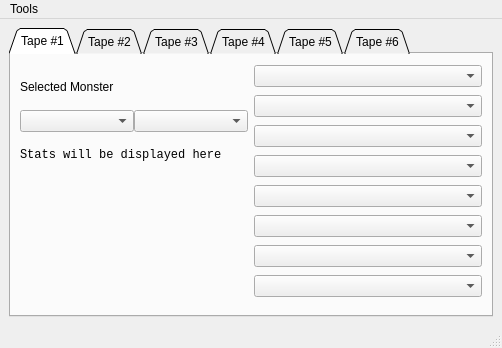
<?xml version="1.0" encoding="UTF-8"?>
<ui version="4.0">
 <class>StickerLoad</class>
 <widget class="QMainWindow" name="StickerLoad">
  <property name="geometry">
   <rect>
    <x>0</x>
    <y>0</y>
    <width>502</width>
    <height>348</height>
   </rect>
  </property>
  <property name="contextMenuPolicy">
   <enum>Qt::DefaultContextMenu</enum>
  </property>
  <property name="windowTitle">
   <string>Party Editor</string>
  </property>
  <property name="windowOpacity">
   <double>1.000000000000000</double>
  </property>
  <property name="tabShape">
   <enum>QTabWidget::Triangular</enum>
  </property>
  <property name="unifiedTitleAndToolBarOnMac">
   <bool>false</bool>
  </property>
  <widget class="QWidget" name="centralwidget">
   <layout class="QGridLayout" name="gridLayout">
    <item row="0" column="0">
     <widget class="QTabWidget" name="tabWidget">
      <property name="tabPosition">
       <enum>QTabWidget::North</enum>
      </property>
      <property name="tabShape">
       <enum>QTabWidget::Triangular</enum>
      </property>
      <property name="currentIndex">
       <number>0</number>
      </property>
      <property name="elideMode">
       <enum>Qt::ElideNone</enum>
      </property>
      <property name="usesScrollButtons">
       <bool>false</bool>
      </property>
      <widget class="QWidget" name="tape1">
       <attribute name="title">
        <string>Tape #1</string>
       </attribute>
       <layout class="QHBoxLayout" name="horizontalLayout">
        <item>
         <layout class="QHBoxLayout" name="MONSTER1">
          <item>
           <layout class="QVBoxLayout" name="MonsterInfo_1">
            <property name="spacing">
             <number>0</number>
            </property>
            <property name="sizeConstraint">
             <enum>QLayout::SetDefaultConstraint</enum>
            </property>
            <property name="bottomMargin">
             <number>128</number>
            </property>
            <item>
             <widget class="QLabel" name="ml_1">
              <property name="sizePolicy">
               <sizepolicy hsizetype="Preferred" vsizetype="Preferred">
                <horstretch>0</horstretch>
                <verstretch>0</verstretch>
               </sizepolicy>
              </property>
              <property name="text">
               <string>Selected Monster</string>
              </property>
             </widget>
            </item>
            <item>
             <layout class="QHBoxLayout" name="horizontalLayout_4">
              <item>
               <widget class="QComboBox" name="mcb_1">
                <property name="sizePolicy">
                 <sizepolicy hsizetype="Preferred" vsizetype="Fixed">
                  <horstretch>0</horstretch>
                  <verstretch>0</verstretch>
                 </sizepolicy>
                </property>
               </widget>
              </item>
              <item>
               <widget class="QComboBox" name="mct_1">
                <property name="currentIndex">
                 <number>-1</number>
                </property>
                <item>
                 <property name="text">
                  <string>Beast</string>
                 </property>
                </item>
                <item>
                 <property name="text">
                  <string>Air</string>
                 </property>
                </item>
                <item>
                 <property name="text">
                  <string>Astral</string>
                 </property>
                </item>
                <item>
                 <property name="text">
                  <string>Earth</string>
                 </property>
                </item>
                <item>
                 <property name="text">
                  <string>Fire</string>
                 </property>
                </item>
                <item>
                 <property name="text">
                  <string>Ice</string>
                 </property>
                </item>
                <item>
                 <property name="text">
                  <string>Lightning</string>
                 </property>
                </item>
                <item>
                 <property name="text">
                  <string>Metal</string>
                 </property>
                </item>
                <item>
                 <property name="text">
                  <string>Plant</string>
                 </property>
                </item>
                <item>
                 <property name="text">
                  <string>Plastic</string>
                 </property>
                </item>
                <item>
                 <property name="text">
                  <string>Poison</string>
                 </property>
                </item>
                <item>
                 <property name="text">
                  <string>Water</string>
                 </property>
                </item>
                <item>
                 <property name="text">
                  <string>Glass</string>
                 </property>
                </item>
                <item>
                 <property name="text">
                  <string>Glitter</string>
                 </property>
                </item>
               </widget>
              </item>
             </layout>
            </item>
            <item>
             <widget class="QLabel" name="m_info_1">
              <property name="font">
               <font>
                <family>Consolas</family>
               </font>
              </property>
              <property name="text">
               <string>Stats will be displayed here</string>
              </property>
             </widget>
            </item>
           </layout>
          </item>
          <item>
           <layout class="QVBoxLayout" name="MonsterStickers_1">
            <item>
             <widget class="QComboBox" name="c1_m_1"/>
            </item>
            <item>
             <widget class="QComboBox" name="c2_m_1"/>
            </item>
            <item>
             <widget class="QComboBox" name="c3_m_1"/>
            </item>
            <item>
             <widget class="QComboBox" name="c4_m_1"/>
            </item>
            <item>
             <widget class="QComboBox" name="c5_m_1"/>
            </item>
            <item>
             <widget class="QComboBox" name="c6_m_1"/>
            </item>
            <item>
             <widget class="QComboBox" name="c7_m_1"/>
            </item>
            <item>
             <widget class="QComboBox" name="c8_m_1"/>
            </item>
           </layout>
          </item>
         </layout>
        </item>
       </layout>
      </widget>
      <widget class="QWidget" name="tape2">
       <attribute name="title">
        <string>Tape #2</string>
       </attribute>
       <layout class="QHBoxLayout" name="horizontalLayout_2">
        <item>
         <layout class="QHBoxLayout" name="MONSTER2">
          <item>
           <layout class="QVBoxLayout" name="MonsterInfo_2">
            <property name="spacing">
             <number>0</number>
            </property>
            <property name="bottomMargin">
             <number>128</number>
            </property>
            <item>
             <widget class="QLabel" name="ml_2">
              <property name="text">
               <string>Selected Monster</string>
              </property>
             </widget>
            </item>
            <item>
             <layout class="QHBoxLayout" name="horizontalLayout_5">
              <item>
               <widget class="QComboBox" name="mcb_2"/>
              </item>
              <item>
               <widget class="QComboBox" name="mct_2">
                <property name="currentIndex">
                 <number>-1</number>
                </property>
                <item>
                 <property name="text">
                  <string>Beast</string>
                 </property>
                </item>
                <item>
                 <property name="text">
                  <string>Air</string>
                 </property>
                </item>
                <item>
                 <property name="text">
                  <string>Astral</string>
                 </property>
                </item>
                <item>
                 <property name="text">
                  <string>Earth</string>
                 </property>
                </item>
                <item>
                 <property name="text">
                  <string>Fire</string>
                 </property>
                </item>
                <item>
                 <property name="text">
                  <string>Ice</string>
                 </property>
                </item>
                <item>
                 <property name="text">
                  <string>Lightning</string>
                 </property>
                </item>
                <item>
                 <property name="text">
                  <string>Metal</string>
                 </property>
                </item>
                <item>
                 <property name="text">
                  <string>Plant</string>
                 </property>
                </item>
                <item>
                 <property name="text">
                  <string>Plastic</string>
                 </property>
                </item>
                <item>
                 <property name="text">
                  <string>Poison</string>
                 </property>
                </item>
                <item>
                 <property name="text">
                  <string>Water</string>
                 </property>
                </item>
                <item>
                 <property name="text">
                  <string>Glass</string>
                 </property>
                </item>
                <item>
                 <property name="text">
                  <string>Glitter</string>
                 </property>
                </item>
               </widget>
              </item>
             </layout>
            </item>
            <item>
             <widget class="QLabel" name="m_info_2">
              <property name="font">
               <font>
                <family>Consolas</family>
               </font>
              </property>
              <property name="text">
               <string>Stats will be displayed here</string>
              </property>
             </widget>
            </item>
           </layout>
          </item>
          <item>
           <layout class="QVBoxLayout" name="MonsterStickers_2">
            <item>
             <widget class="QComboBox" name="c1_m_2"/>
            </item>
            <item>
             <widget class="QComboBox" name="c2_m_2"/>
            </item>
            <item>
             <widget class="QComboBox" name="c3_m_2"/>
            </item>
            <item>
             <widget class="QComboBox" name="c4_m_2"/>
            </item>
            <item>
             <widget class="QComboBox" name="c5_m_2"/>
            </item>
            <item>
             <widget class="QComboBox" name="c6_m_2"/>
            </item>
            <item>
             <widget class="QComboBox" name="c7_m_2"/>
            </item>
            <item>
             <widget class="QComboBox" name="c8_m_2"/>
            </item>
           </layout>
          </item>
         </layout>
        </item>
       </layout>
      </widget>
      <widget class="QWidget" name="tape3">
       <attribute name="title">
        <string>Tape #3</string>
       </attribute>
       <layout class="QHBoxLayout" name="horizontalLayout_3">
        <item>
         <layout class="QHBoxLayout" name="MONSTER3">
          <item>
           <layout class="QVBoxLayout" name="MonsterInfo_3">
            <property name="spacing">
             <number>0</number>
            </property>
            <property name="bottomMargin">
             <number>128</number>
            </property>
            <item>
             <widget class="QLabel" name="ml_3">
              <property name="text">
               <string>Selected Monster</string>
              </property>
             </widget>
            </item>
            <item>
             <layout class="QHBoxLayout" name="horizontalLayout_9">
              <item>
               <widget class="QComboBox" name="mcb_3"/>
              </item>
              <item>
               <widget class="QComboBox" name="mct_3">
                <property name="currentIndex">
                 <number>-1</number>
                </property>
                <item>
                 <property name="text">
                  <string>Beast</string>
                 </property>
                </item>
                <item>
                 <property name="text">
                  <string>Air</string>
                 </property>
                </item>
                <item>
                 <property name="text">
                  <string>Astral</string>
                 </property>
                </item>
                <item>
                 <property name="text">
                  <string>Earth</string>
                 </property>
                </item>
                <item>
                 <property name="text">
                  <string>Fire</string>
                 </property>
                </item>
                <item>
                 <property name="text">
                  <string>Ice</string>
                 </property>
                </item>
                <item>
                 <property name="text">
                  <string>Lightning</string>
                 </property>
                </item>
                <item>
                 <property name="text">
                  <string>Metal</string>
                 </property>
                </item>
                <item>
                 <property name="text">
                  <string>Plant</string>
                 </property>
                </item>
                <item>
                 <property name="text">
                  <string>Plastic</string>
                 </property>
                </item>
                <item>
                 <property name="text">
                  <string>Poison</string>
                 </property>
                </item>
                <item>
                 <property name="text">
                  <string>Water</string>
                 </property>
                </item>
                <item>
                 <property name="text">
                  <string>Glass</string>
                 </property>
                </item>
                <item>
                 <property name="text">
                  <string>Glitter</string>
                 </property>
                </item>
               </widget>
              </item>
             </layout>
            </item>
            <item>
             <widget class="QLabel" name="m_info_3">
              <property name="font">
               <font>
                <family>Consolas</family>
               </font>
              </property>
              <property name="text">
               <string>Stats will be displayed here</string>
              </property>
             </widget>
            </item>
           </layout>
          </item>
          <item>
           <layout class="QVBoxLayout" name="MonsterStickers_3">
            <item>
             <widget class="QComboBox" name="c1_m_3"/>
            </item>
            <item>
             <widget class="QComboBox" name="c2_m_3"/>
            </item>
            <item>
             <widget class="QComboBox" name="c3_m_3"/>
            </item>
            <item>
             <widget class="QComboBox" name="c4_m_3"/>
            </item>
            <item>
             <widget class="QComboBox" name="c5_m_3"/>
            </item>
            <item>
             <widget class="QComboBox" name="c6_m_3"/>
            </item>
            <item>
             <widget class="QComboBox" name="c7_m_3"/>
            </item>
            <item>
             <widget class="QComboBox" name="c8_m_3"/>
            </item>
           </layout>
          </item>
         </layout>
        </item>
       </layout>
      </widget>
      <widget class="QWidget" name="tape4">
       <attribute name="title">
        <string>Tape #4</string>
       </attribute>
       <layout class="QHBoxLayout" name="horizontalLayout_6">
        <item>
         <layout class="QHBoxLayout" name="MONSTER4">
          <item>
           <layout class="QVBoxLayout" name="MonsterInfo_4">
            <property name="spacing">
             <number>0</number>
            </property>
            <property name="bottomMargin">
             <number>128</number>
            </property>
            <item>
             <widget class="QLabel" name="ml_4">
              <property name="text">
               <string>Selected Monster</string>
              </property>
             </widget>
            </item>
            <item>
             <layout class="QHBoxLayout" name="horizontalLayout_10">
              <item>
               <widget class="QComboBox" name="mcb_4"/>
              </item>
              <item>
               <widget class="QComboBox" name="mct_4">
                <property name="currentIndex">
                 <number>-1</number>
                </property>
                <item>
                 <property name="text">
                  <string>Beast</string>
                 </property>
                </item>
                <item>
                 <property name="text">
                  <string>Air</string>
                 </property>
                </item>
                <item>
                 <property name="text">
                  <string>Astral</string>
                 </property>
                </item>
                <item>
                 <property name="text">
                  <string>Earth</string>
                 </property>
                </item>
                <item>
                 <property name="text">
                  <string>Fire</string>
                 </property>
                </item>
                <item>
                 <property name="text">
                  <string>Ice</string>
                 </property>
                </item>
                <item>
                 <property name="text">
                  <string>Lightning</string>
                 </property>
                </item>
                <item>
                 <property name="text">
                  <string>Metal</string>
                 </property>
                </item>
                <item>
                 <property name="text">
                  <string>Plant</string>
                 </property>
                </item>
                <item>
                 <property name="text">
                  <string>Plastic</string>
                 </property>
                </item>
                <item>
                 <property name="text">
                  <string>Poison</string>
                 </property>
                </item>
                <item>
                 <property name="text">
                  <string>Water</string>
                 </property>
                </item>
                <item>
                 <property name="text">
                  <string>Glass</string>
                 </property>
                </item>
                <item>
                 <property name="text">
                  <string>Glitter</string>
                 </property>
                </item>
               </widget>
              </item>
             </layout>
            </item>
            <item>
             <widget class="QLabel" name="m_info_4">
              <property name="font">
               <font>
                <family>Consolas</family>
               </font>
              </property>
              <property name="text">
               <string>Stats will be displayed here</string>
              </property>
             </widget>
            </item>
           </layout>
          </item>
          <item>
           <layout class="QVBoxLayout" name="MonsterStickers_4">
            <item>
             <widget class="QComboBox" name="c1_m_4"/>
            </item>
            <item>
             <widget class="QComboBox" name="c2_m_4"/>
            </item>
            <item>
             <widget class="QComboBox" name="c3_m_4"/>
            </item>
            <item>
             <widget class="QComboBox" name="c4_m_4"/>
            </item>
            <item>
             <widget class="QComboBox" name="c5_m_4"/>
            </item>
            <item>
             <widget class="QComboBox" name="c6_m_4"/>
            </item>
            <item>
             <widget class="QComboBox" name="c7_m_4"/>
            </item>
            <item>
             <widget class="QComboBox" name="c8_m_4"/>
            </item>
           </layout>
          </item>
         </layout>
        </item>
       </layout>
      </widget>
      <widget class="QWidget" name="tape5">
       <attribute name="title">
        <string>Tape #5</string>
       </attribute>
       <layout class="QHBoxLayout" name="horizontalLayout_7">
        <item>
         <layout class="QHBoxLayout" name="MONSTER5">
          <item>
           <layout class="QVBoxLayout" name="MonsterInfo_5">
            <property name="spacing">
             <number>0</number>
            </property>
            <property name="bottomMargin">
             <number>128</number>
            </property>
            <item>
             <widget class="QLabel" name="ml_5">
              <property name="text">
               <string>Selected Monster</string>
              </property>
             </widget>
            </item>
            <item>
             <layout class="QHBoxLayout" name="horizontalLayout_11">
              <item>
               <widget class="QComboBox" name="mcb_5"/>
              </item>
              <item>
               <widget class="QComboBox" name="mct_5">
                <property name="currentIndex">
                 <number>-1</number>
                </property>
                <item>
                 <property name="text">
                  <string>Beast</string>
                 </property>
                </item>
                <item>
                 <property name="text">
                  <string>Air</string>
                 </property>
                </item>
                <item>
                 <property name="text">
                  <string>Astral</string>
                 </property>
                </item>
                <item>
                 <property name="text">
                  <string>Earth</string>
                 </property>
                </item>
                <item>
                 <property name="text">
                  <string>Fire</string>
                 </property>
                </item>
                <item>
                 <property name="text">
                  <string>Ice</string>
                 </property>
                </item>
                <item>
                 <property name="text">
                  <string>Lightning</string>
                 </property>
                </item>
                <item>
                 <property name="text">
                  <string>Metal</string>
                 </property>
                </item>
                <item>
                 <property name="text">
                  <string>Plant</string>
                 </property>
                </item>
                <item>
                 <property name="text">
                  <string>Plastic</string>
                 </property>
                </item>
                <item>
                 <property name="text">
                  <string>Poison</string>
                 </property>
                </item>
                <item>
                 <property name="text">
                  <string>Water</string>
                 </property>
                </item>
                <item>
                 <property name="text">
                  <string>Glass</string>
                 </property>
                </item>
                <item>
                 <property name="text">
                  <string>Glitter</string>
                 </property>
                </item>
               </widget>
              </item>
             </layout>
            </item>
            <item>
             <widget class="QLabel" name="m_info_5">
              <property name="font">
               <font>
                <family>Consolas</family>
               </font>
              </property>
              <property name="text">
               <string>Stats will be displayed here</string>
              </property>
             </widget>
            </item>
           </layout>
          </item>
          <item>
           <layout class="QVBoxLayout" name="MonsterStickers_7">
            <item>
             <widget class="QComboBox" name="c1_m_5"/>
            </item>
            <item>
             <widget class="QComboBox" name="c2_m_5"/>
            </item>
            <item>
             <widget class="QComboBox" name="c3_m_5"/>
            </item>
            <item>
             <widget class="QComboBox" name="c4_m_5"/>
            </item>
            <item>
             <widget class="QComboBox" name="c5_m_5"/>
            </item>
            <item>
             <widget class="QComboBox" name="c6_m_5"/>
            </item>
            <item>
             <widget class="QComboBox" name="c7_m_5"/>
            </item>
            <item>
             <widget class="QComboBox" name="c8_m_5"/>
            </item>
           </layout>
          </item>
         </layout>
        </item>
       </layout>
      </widget>
      <widget class="QWidget" name="tape6">
       <attribute name="title">
        <string>Tape #6</string>
       </attribute>
       <layout class="QHBoxLayout" name="horizontalLayout_8">
        <item>
         <layout class="QHBoxLayout" name="MONSTER6">
          <item>
           <layout class="QVBoxLayout" name="MonsterInfo_6">
            <property name="spacing">
             <number>0</number>
            </property>
            <property name="bottomMargin">
             <number>128</number>
            </property>
            <item>
             <widget class="QLabel" name="ml_6">
              <property name="text">
               <string>Selected Monster</string>
              </property>
             </widget>
            </item>
            <item>
             <layout class="QHBoxLayout" name="horizontalLayout_12">
              <item>
               <widget class="QComboBox" name="mcb_6"/>
              </item>
              <item>
               <widget class="QComboBox" name="mct_6">
                <property name="currentIndex">
                 <number>-1</number>
                </property>
                <item>
                 <property name="text">
                  <string>Beast</string>
                 </property>
                </item>
                <item>
                 <property name="text">
                  <string>Air</string>
                 </property>
                </item>
                <item>
                 <property name="text">
                  <string>Astral</string>
                 </property>
                </item>
                <item>
                 <property name="text">
                  <string>Earth</string>
                 </property>
                </item>
                <item>
                 <property name="text">
                  <string>Fire</string>
                 </property>
                </item>
                <item>
                 <property name="text">
                  <string>Ice</string>
                 </property>
                </item>
                <item>
                 <property name="text">
                  <string>Lightning</string>
                 </property>
                </item>
                <item>
                 <property name="text">
                  <string>Metal</string>
                 </property>
                </item>
                <item>
                 <property name="text">
                  <string>Plant</string>
                 </property>
                </item>
                <item>
                 <property name="text">
                  <string>Plastic</string>
                 </property>
                </item>
                <item>
                 <property name="text">
                  <string>Poison</string>
                 </property>
                </item>
                <item>
                 <property name="text">
                  <string>Water</string>
                 </property>
                </item>
                <item>
                 <property name="text">
                  <string>Glass</string>
                 </property>
                </item>
                <item>
                 <property name="text">
                  <string>Glitter</string>
                 </property>
                </item>
               </widget>
              </item>
             </layout>
            </item>
            <item>
             <widget class="QLabel" name="m_info_6">
              <property name="font">
               <font>
                <family>Consolas</family>
               </font>
              </property>
              <property name="text">
               <string>Stats will be displayed here</string>
              </property>
             </widget>
            </item>
           </layout>
          </item>
          <item>
           <layout class="QVBoxLayout" name="MonsterStickers_6">
            <item>
             <widget class="QComboBox" name="c1_m_6"/>
            </item>
            <item>
             <widget class="QComboBox" name="c2_m_6"/>
            </item>
            <item>
             <widget class="QComboBox" name="c3_m_6"/>
            </item>
            <item>
             <widget class="QComboBox" name="c4_m_6"/>
            </item>
            <item>
             <widget class="QComboBox" name="c5_m_6"/>
            </item>
            <item>
             <widget class="QComboBox" name="c6_m_6"/>
            </item>
            <item>
             <widget class="QComboBox" name="c7_m_6"/>
            </item>
            <item>
             <widget class="QComboBox" name="c8_m_6"/>
            </item>
           </layout>
          </item>
         </layout>
        </item>
       </layout>
      </widget>
     </widget>
    </item>
   </layout>
  </widget>
  <widget class="QMenuBar" name="menubar">
   <property name="geometry">
    <rect>
     <x>0</x>
     <y>0</y>
     <width>502</width>
     <height>26</height>
    </rect>
   </property>
   <widget class="QMenu" name="menuTools">
    <property name="title">
     <string>Tools</string>
    </property>
    <widget class="QMenu" name="menuSpoiler_Settings">
     <property name="title">
      <string>Spoiler Settings</string>
     </property>
     <addaction name="actionSecrets"/>
     <addaction name="actionUnique_Monsters"/>
     <addaction name="actionPost_Game"/>
     <addaction name="actionPier_Of_The_Unknown_DLC"/>
     <addaction name="actionSunshine_Update"/>
    </widget>
    <widget class="QMenu" name="menuExtra_Settings">
     <property name="title">
      <string>Extra Settings</string>
     </property>
     <addaction name="actionAll_Stickers_Compatible"/>
    </widget>
    <addaction name="menuSpoiler_Settings"/>
    <addaction name="menuExtra_Settings"/>
    <addaction name="separator"/>
    <addaction name="actionExport_Party"/>
    <addaction name="actionImport_Party"/>
   </widget>
   <addaction name="menuTools"/>
  </widget>
  <widget class="QStatusBar" name="statusbar"/>
  <action name="actionSecrets">
   <property name="checkable">
    <bool>true</bool>
   </property>
   <property name="text">
    <string>Secrets</string>
   </property>
  </action>
  <action name="actionUnique_Monsters">
   <property name="checkable">
    <bool>true</bool>
   </property>
   <property name="text">
    <string>Unique Monsters</string>
   </property>
  </action>
  <action name="actionPost_Game">
   <property name="checkable">
    <bool>true</bool>
   </property>
   <property name="text">
    <string>Post-Game</string>
   </property>
  </action>
  <action name="actionPier_Of_The_Unknown_DLC">
   <property name="checkable">
    <bool>true</bool>
   </property>
   <property name="text">
    <string>Pier Of The Unknown DLC</string>
   </property>
  </action>
  <action name="actionSunshine_Update">
   <property name="checkable">
    <bool>true</bool>
   </property>
   <property name="text">
    <string>Sunshine Update</string>
   </property>
  </action>
  <action name="actionAll_Stickers_Compatible">
   <property name="checkable">
    <bool>true</bool>
   </property>
   <property name="text">
    <string>All Stickers Compatible</string>
   </property>
  </action>
  <action name="actionBeast">
   <property name="text">
    <string>Beast</string>
   </property>
  </action>
  <action name="actionBeast_2">
   <property name="text">
    <string>Beast</string>
   </property>
  </action>
  <action name="actionAir">
   <property name="text">
    <string>Air</string>
   </property>
  </action>
  <action name="actionAstral">
   <property name="text">
    <string>Astral</string>
   </property>
  </action>
  <action name="actionEarth">
   <property name="text">
    <string>Earth</string>
   </property>
  </action>
  <action name="actionFire">
   <property name="text">
    <string>Fire</string>
   </property>
  </action>
  <action name="actionIce">
   <property name="text">
    <string>Ice</string>
   </property>
  </action>
  <action name="actionExport_Party">
   <property name="text">
    <string>Export Party</string>
   </property>
  </action>
  <action name="actionImport_Party">
   <property name="text">
    <string>Import Party</string>
   </property>
  </action>
 </widget>
 <resources/>
 <connections/>
</ui>
